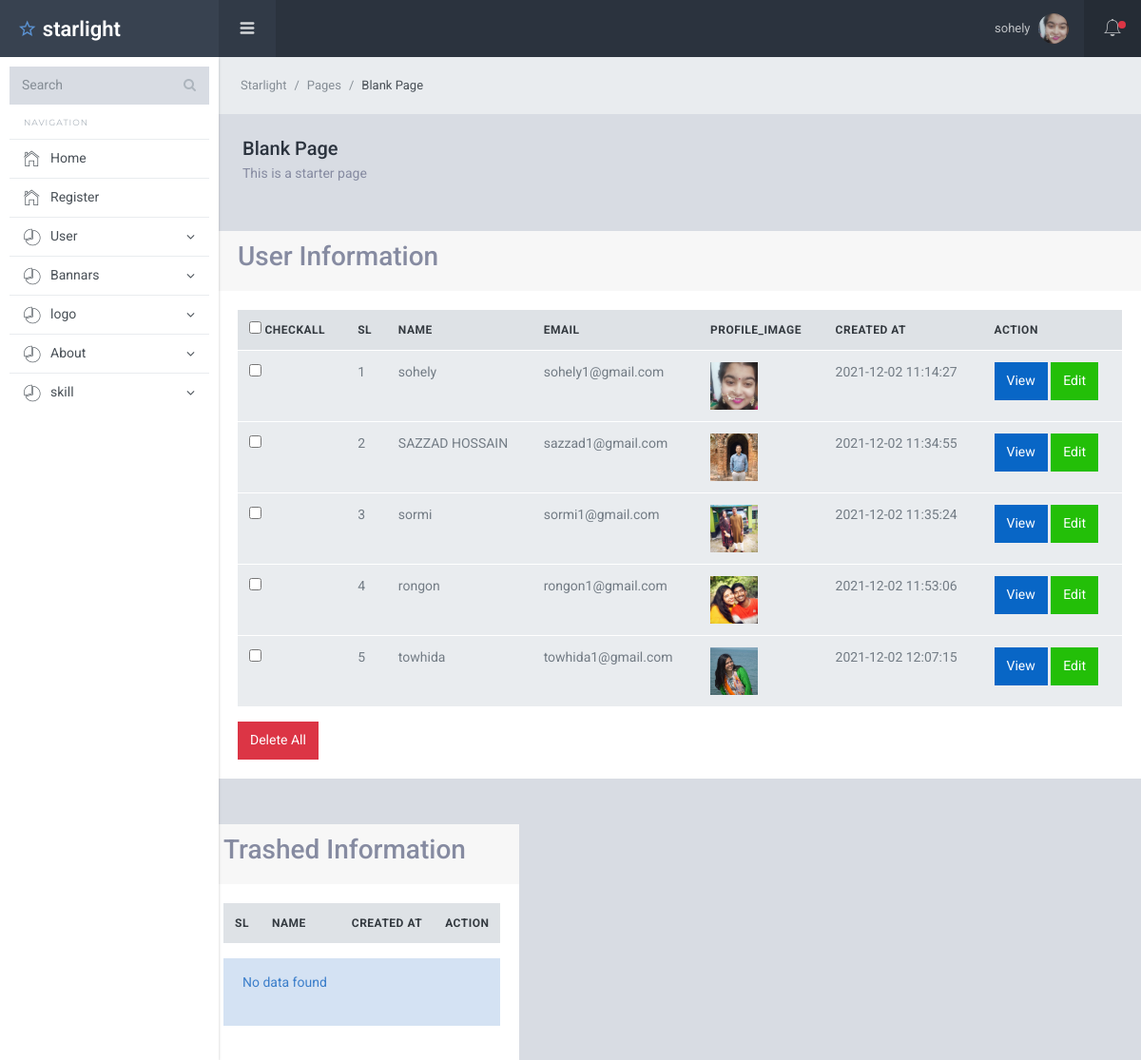
The page /users/view.php (signed in) on the database its author committed.
### tables this page shows
CREATE TABLE `users` (
  `id` int(11) NOT NULL,
  `name` varchar(100) NOT NULL,
  `email` varchar(100) NOT NULL,
  `password` varchar(100) NOT NULL,
  `status` int(11) NOT NULL,
  `role` int(11) NOT NULL,
  `profile_image` varchar(100) NOT NULL,
  `created_at` datetime DEFAULT NULL
);

### users/view.php (the view, shortened to what this page needs)
<?php
require '../db.php';
$select_users="SELECT * FROM users WHERE status=0";
$select_users_result=mysqli_query($dbconnect,$select_users);
$trash_users="SELECT * FROM users WHERE status=1";
$trash_users_result=mysqli_query($dbconnect,$trash_users);
?>
<?php require '../dashboard_includes/header.php';?>
<div class="sl-mainpanel">
      <nav class="breadcrumb sl-breadcrumb">
        <a class="breadcrumb-item" href="index.html">Starlight</a>
        <a class="breadcrumb-item" href="index.html">Pages</a>
        <span class="breadcrumb-item active">Blank Page</span>
      </nav>
      <div class="sl-pagebody">
        <div class="sl-page-title">
          <h5>Blank Page</h5>
          <p>This is a starter page</p>
        </div>
      </div>
      <div class="row">
                  <div class="col-lg-12 m-auto">
                      <div class="card">
                            <div class="card-header">
                            <h3>User Information</h3>
                            </div>
                            <div class="card-body">
                                <form action="mark_delete.php" method="POST">
                            <table class="table">
                                <thead>
                                        <tr>
                                            <th><input type="checkbox"> checkAll</th>
                                        <th scope="col">SL</th>
                                        <th scope="col">name</th>
                                        <th scope="col">email</th>
                                        <th scope="col">profile_Image</th>
                                        <th scope="col">created at</th>
                                        <th scope="col">Action</th>
                                        </tr>
                                </thead>
                                    <tbody>
                                    <?php
                                    foreach($select_users_result as $key=>$user){?>
                                       <tr>
                                           <td><input name="mark[]" type="checkbox" class="checkall" value="<?=$user['id']?>"></td>
                                           <td><?= $key+1;?></td>
                                           <td><?= $user['name']?></td>
                                           <td><?= $user['email']?></td>
                                           <td>
                                           <img width="50" src="../uploads/users/<?= $user['profile_image']?>" alt="">
                                           </td>
                                           <td><?= $user['created_at']?></td>
                                           <td>
                                            <a  href="single_user.php?id=<?=$user['id']?>"  class="btn btn-primary">View</a>
                                            <a  href="edit_user.php?id=<?=$user['id']?>"  class="btn btn-success">Edit</a>
                                           </td>
                                       </tr>
                                                </div>
                                    <?php } ?>
                                <button class="btn btn-danger">Delete All</button>
                    <div class="card mt-5">
                            <div class="card-header">
                            <h3>Trashed Information</h3>
                            </div>
                            <div class="card-body">
                            <table class="table">
                                <thead>
                                        <tr>
                                        <th scope="col">SL</th>
                                        <th scope="col">name</th>
                                        <th scope="col"><email/th>
                                        <th scope="col">created at</th>
                                        <th scope="col">Action</th>
                                        </tr>
                                </thead>
                            </table>
                            <?php
                              $rowcount=mysqli_num_rows($trash_users_result);
                                if($rowcount==0){?>
                                <div class="alert alert-info">
                                    <p>No data found</p>
                                </div>
                          <?php }  ?>
                            </div>
                        </div>
      <?php require '../dashboard_includes/footer.php';?>

### dashboard_includes/header.php (shortened to what this page needs)
<?php
$id=  $_SESSION['id'];
$select_image="SELECT * FROM  users WHERE id= '$id'";
$select_image_result=mysqli_query($dbconnect,$select_image);
$after_assoc=mysqli_fetch_assoc($select_image_result);
?>
<!DOCTYPE html>
<html lang="en">
  <head>
    <link href="/my_work/dashboard_assests/lib/font-awesome/css/font-awesome.css" rel="stylesheet">
    <link href="/my_work/dashboard_assests/lib/Ionicons/css/ionicons.css" rel="stylesheet">
    <link href="/my_work/dashboard_assests/lib/perfect-scrollbar/css/perfect-scrollbar.css" rel="stylesheet">
    <link rel="stylesheet" href="/my_work/dashboard_assests/css/starlight.css">
  </head>
  <body>
    <div class="sl-logo"><a href=""><i class="icon ion-android-star-outline"></i> starlight</a></div>
    <div class="sl-sideleft">
      <div class="input-group input-group-search">
        <input type="search" name="search" class="form-control" placeholder="Search">
        <span class="input-group-btn">
          <button class="btn"><i class="fa fa-search"></i></button>
        </span>
      </div>
      <label class="sidebar-label">Navigation</label>
      <div class="sl-sideleft-menu">
        <a href="admin.php" class="sl-menu-link">
          <div class="sl-menu-item">
            <i class="menu-item-icon icon ion-ios-home-outline tx-22"></i>
            <span class="menu-item-label">Home</span>
          </div>
        </a>
        <a href="register.php" class="sl-menu-link">
          <div class="sl-menu-item">
            <i class="menu-item-icon icon ion-ios-home-outline tx-22"></i>
            <span class="menu-item-label">Register</span>
          </div>
        </a>
        <a href="#" class="sl-menu-link">
          <div class="sl-menu-item">
            <i class="menu-item-icon ion-ios-pie-outline tx-20"></i>
            <span class="menu-item-label">User</span>
            <i class="menu-item-arrow fa fa-angle-down"></i>
          </div>
        </a>
        <a href="#" class="sl-menu-link">
          <div class="sl-menu-item">
            <i class="menu-item-icon ion-ios-pie-outline tx-20"></i>
            <span class="menu-item-label">Bannars</span>
            <i class="menu-item-arrow fa fa-angle-down"></i>
          </div>
        </a>
        <a href="#" class="sl-menu-link">
          <div class="sl-menu-item">
            <i class="menu-item-icon ion-ios-pie-outline tx-20"></i>
            <span class="menu-item-label">logo</span>
            <i class="menu-item-arrow fa fa-angle-down"></i>
          </div>
        </a>
        <a href="#" class="sl-menu-link">
          <div class="sl-menu-item">
            <i class="menu-item-icon ion-ios-pie-outline tx-20"></i>
            <span class="menu-item-label">About</span>
            <i class="menu-item-arrow fa fa-angle-down"></i>
          </div>
        </a>
        <a href="#" class="sl-menu-link">
          <div class="sl-menu-item">
            <i class="menu-item-icon ion-ios-pie-outline tx-20"></i>
            <span class="menu-item-label">skill</span>
            <i class="menu-item-arrow fa fa-angle-down"></i>
          </div>
        </a>
      </div>
      <br>
    </div>
    <div class="sl-header">
      <div class="sl-header-left">
        <div class="navicon-left hidden-md-down"><a id="btnLeftMenu" href=""><i class="icon ion-navicon-round"></i></a></div>
      </div>
      <div class="sl-header-right">
        <nav class="nav">
          <div class="dropdown">
            <a href="" class="nav-link nav-link-profile" data-toggle="dropdown">
              <span class="logged-name"><?=$_SESSION['fname'];?></span>
              <img src="/my_work/uploads/users/<?=$after_assoc['profile_image'];?>" class="wd-32 rounded-circle" alt="">
            </a>
          </div>
        </nav>
        <div class="navicon-right">
          <a id="btnRightMenu" href="" class="pos-relative">
            <i class="icon ion-ios-bell-outline"></i>
            <span class="square-8 bg-danger"></span>
          </a>
        </div>
      </div>
    </div>

### dashboard_includes/footer.php (shortened to what this page needs)
  </body>
</html>

### rows shown on the page
users: profile_image (picture), name "sohely", email "sohely1@gmail.com", created_at "2021-12-02 11:14:27"
users: name "SAZZAD HOSSAIN", email "sazzad1@gmail.com", profile_image (picture), created_at "2021-12-02 11:34:55"
users: name "sormi", email "sormi1@gmail.com", profile_image (picture), created_at "2021-12-02 11:35:24"
users: name "rongon", email "rongon1@gmail.com", profile_image (picture), created_at "2021-12-02 11:53:06"
users: name "towhida", email "towhida1@gmail.com", profile_image (picture), created_at "2021-12-02 12:07:15"

### other values the page prints
$_SESSION['fname'] "sohely"
